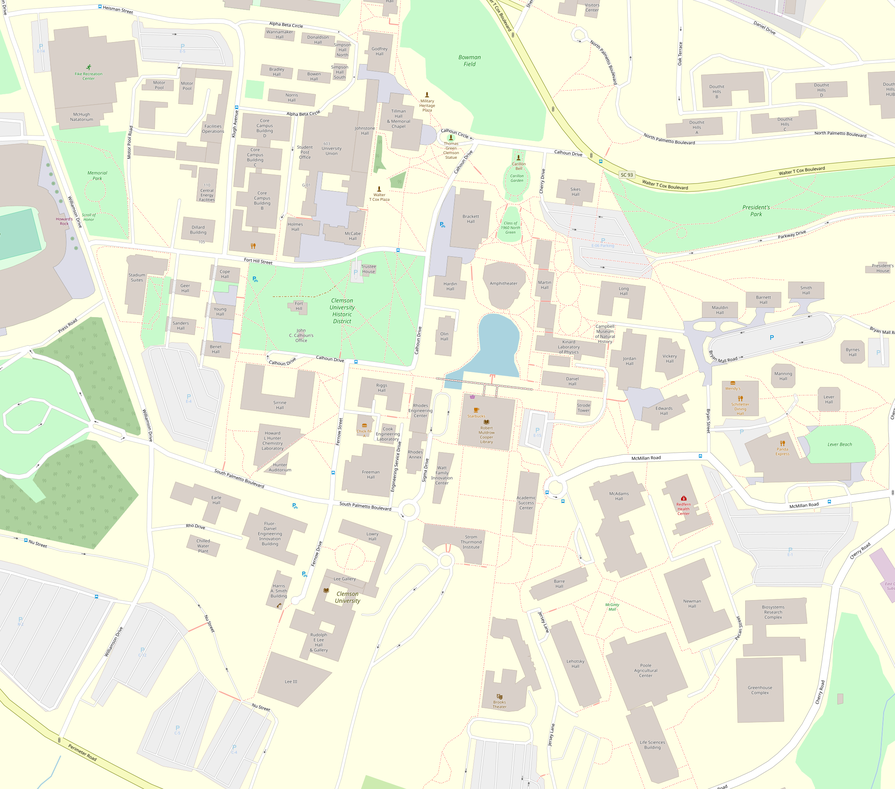
#> input picture campus.png, 895 x 789 px, shrunk from 2318 x 2043 before the run
$ python roads.py   (Python 2 division)
#> lines starting #> are read from the running program, lines starting #| are printed output that depends on the picture
#! /usr/bin/python2

#! /usr/bin/python2
import imageio
import png
import numpy as np

# load image
IMG = imageio.imread("campus.png")
#> IMG is the input picture: shape (789, 895, 4); mean R, G, B, A 235.9, 240, 219.5, 255

MAX_ROWS = IMG.shape[1]
#> MAX_ROWS = 895
MAX_COLS = IMG.shape[0]
#> MAX_COLS = 789

# IMG[:,:,1:3] = 0


def update_pixel(row,col,r,g,b,a):
	global IMG
	temp = [r,g,b,a]
	for i in xrange(len(temp)):
		IMG[row,col,i] = temp[i]

def write_png(bool=True):
	global IMG
	print IMG.shape
	wipe()
	file_handle = open('street.png', 'wb')
	w = png.Writer(IMG.shape[1], IMG.shape[0], alpha=True)
	w.write(file_handle, np.reshape(IMG, (IMG.shape[0], IMG.shape[1]*IMG.shape[2])))
	file_handle.close()


def expand_road_pixel(row, col, r, g, b, a):
	global MAX_ROWS, MAX_COLS
	for i in xrange(row-2, row+2):
		for j in xrange(col-2, col+2):
			if (i > 0) and (i < IMG.shape[0]) and (j > 0) and (j < IMG.shape[1]):
				update_pixel(i, j, 192, 0,192,255)

def wipe():
	global IMG
	for i in xrange(IMG.shape[0]):
		for j in xrange(IMG.shape[1]):
			if IMG[i][j][0] != 192 and IMG[i][j][2] != 192:
				IMG[i][j][3] = 0

def main():
	global IMG, MAX_ROWS, MAX_COLS
	for i in xrange(IMG.shape[0]):
		print "%d / %d" % (i,IMG.shape[0])
		for j in xrange(IMG.shape[1]):
			r,g,b,a  = IMG[i,j,:]
			if sum([r,g,b]) / (255*3)  > .85:
				if all([(m != n) for m, n in zip((192,0,192),(r,g,b))]): # if pix hasnt been touched by parser yet
					expand_road_pixel(i,j,r,g,b,a)
	write_png()

if __name__ == "__main__":
	main()
#> after the loop in wipe, `for i in xrange(IMG.shape[0]):`:
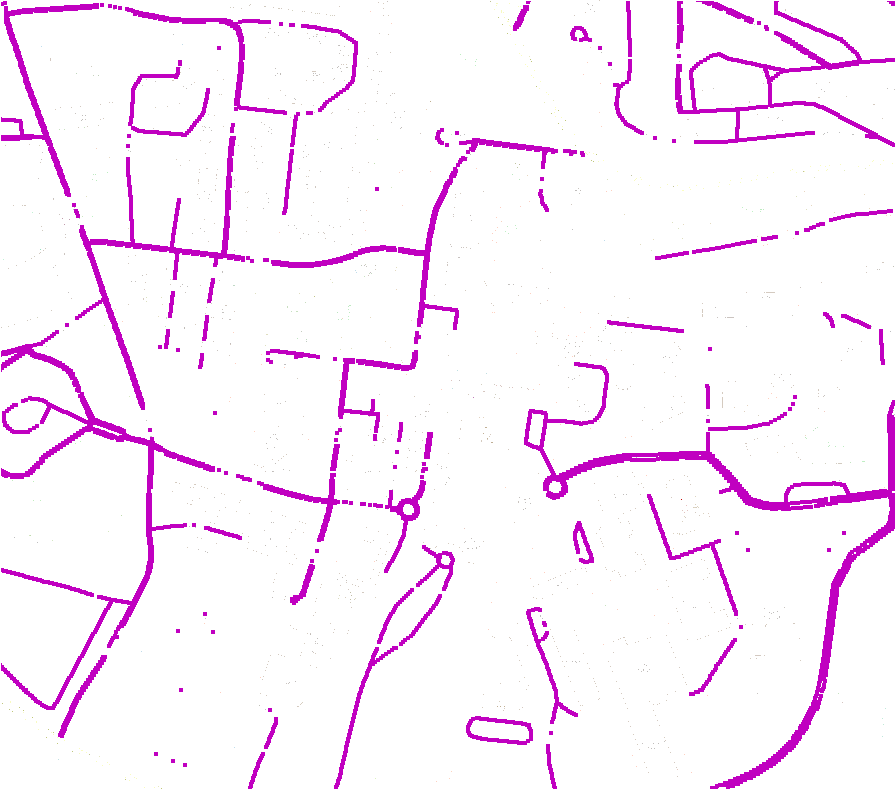
#> IMG: shape (789, 895, 4); mean R, G, B, A 232.5, 223.7, 216.3, 17.6; transparent parts drawn white
#> (the call stopped at in write_png, `w = png.Writer(IMG.shape[1], IMG.shape[0], alpha=True)`: png is not available in this run)

$ run again, with allofem.png copied over campus.png
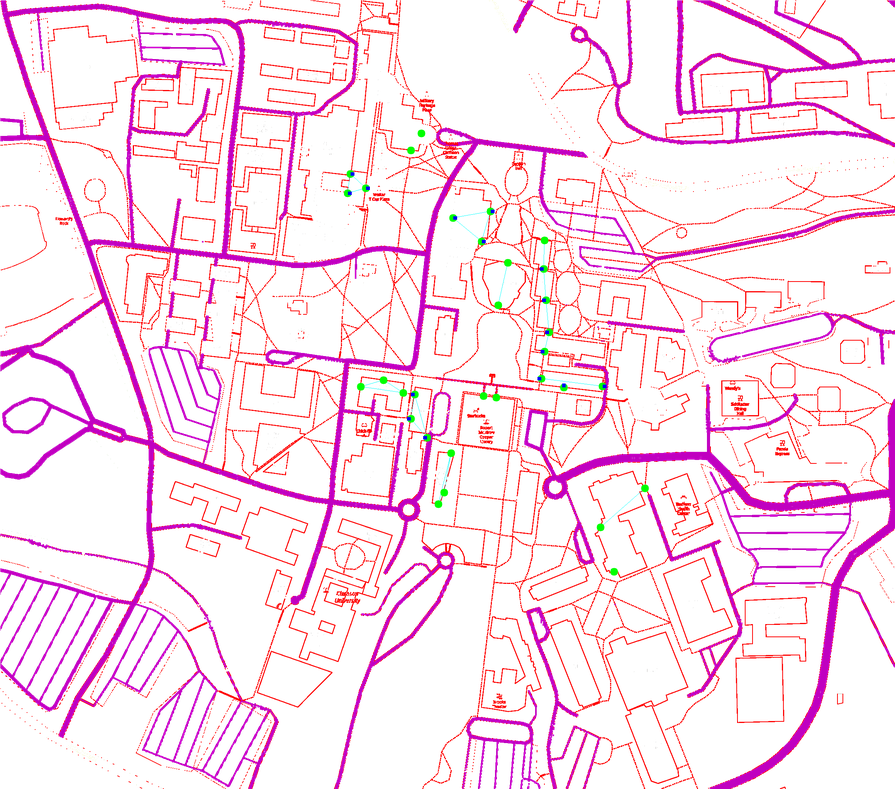
#> input picture allofem.png, 895 x 789 px, shrunk from 2318 x 2043 before the run
#> IMG is the input picture: shape (789, 895, 4); mean R, G, B, A 70.8, 2.6, 25.4, 32
#> after the loop in wipe, `for i in xrange(IMG.shape[0]):`:
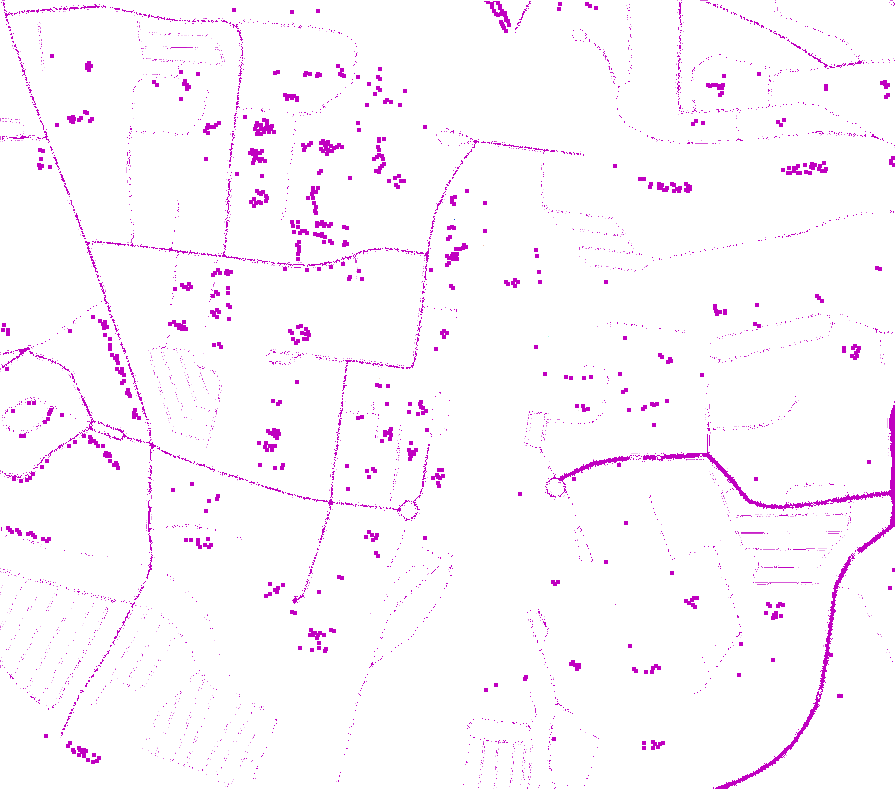
#> IMG: shape (789, 895, 4); mean R, G, B, A 72.5, 1.8, 27.6, 8.1; transparent parts drawn white
